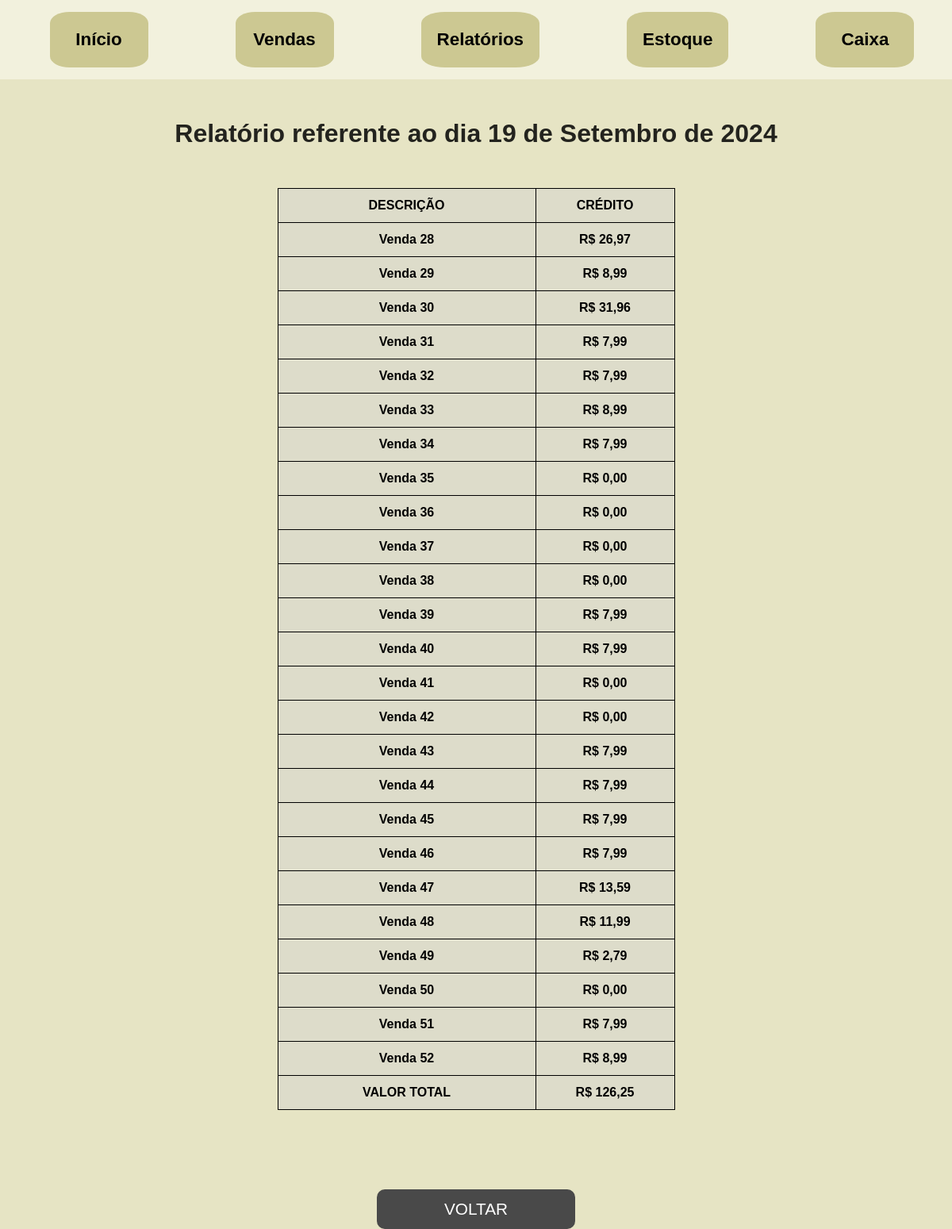
Page /relatoriovendas/6 on the earlier database version.
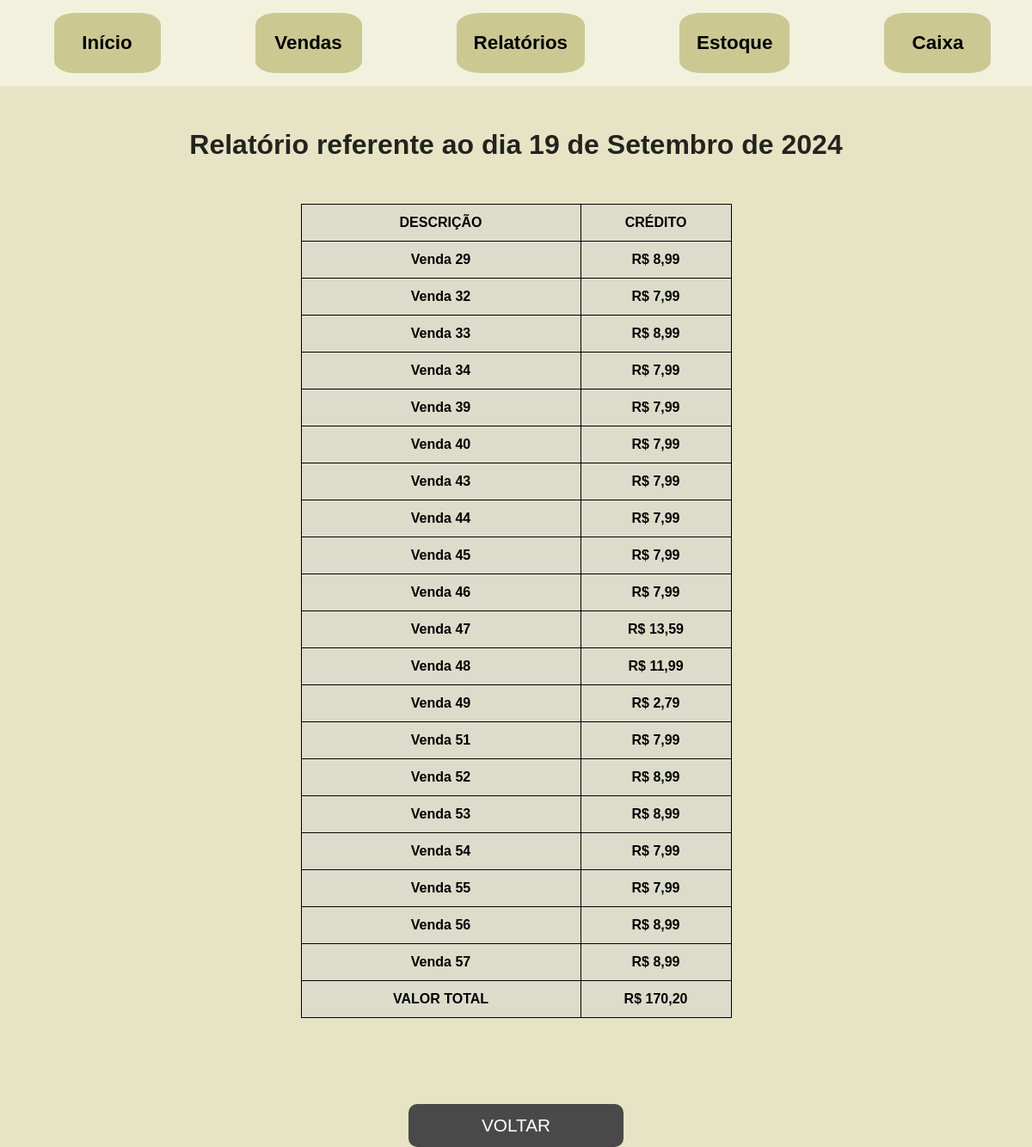
Same page on the later database version.
### sistema/models.py (models this page shows, shortened)
class Venda(models.Model):
    relatorio = models.ForeignKey("RelatorioVendas", related_name="vendas", on_delete=models.CASCADE, blank=True, null=True)
    produtos = models.ManyToManyField(Produto, through="ItensVenda")
    valor = models.DecimalField(max_digits=10, decimal_places=2)
    data = models.DateTimeField(default=timezone.now)
    def __str__(self):
        return f"Venda {self.pk}"

class RelatorioVendas(models.Model):
    data = models.DateTimeField(default=timezone.now)
    valorfinal = models.DecimalField(max_digits=10, decimal_places=2, null=True, blank=True)

### sistema/views.py (the view)
# urls.py: path('relatoriovendas/<int:pk>', RelatorioDeVendas.as_view(), name="relatorio_vendas"),
class RelatorioDeVendas(DetailView):
    template_name = "relatorioVendas.html"
    model = RelatorioVendas
    def get_context_data(self, **kwargs):
        context = super().get_context_data(**kwargs)
        relatorio = self.get_object()
        date = relatorio.data.date()
        context['data'] = date
        return context

### sistema/templates/relatorioVendas.html (shortened to what this page needs)
{% extends 'base.html' %}
{% load static %}
{% block content %}
<div>
    <div style="height: 50px;">
    </div>
    <h1 class="title-report-store-cashier">Relatório referente ao dia {{ data }}</h1>
    <table>
        <tr>
            <th style="width: 300px;">DESCRIÇÃO <th style="width: 150px;">CRÉDITO
        </tr>
        {% for venda in object.vendas.all %}
        <tr>
            <th>{{ venda }} <th>R$ {{ venda.valor|floatformat:"2" }}
        </tr>
        {% endfor %}
        <tr>
            <th>VALOR TOTAL <th>R$ {{ object.valorfinal|floatformat:"2" }}
        </tr>
    </table>
    <div class="div-botao-voltar">
        <a href="{% url 'sistema:relatorios' %}">
        <button class="btn-voltar">
            VOLTAR
        </button>
    </a>
    </div>
</div>
{% endblock %}

Differences in the rows shown:
removed Venda: id "Venda 28", valor "26,97"
removed Venda: id "Venda 30", valor "31,96"
removed Venda: id "Venda 31", valor "7,99"
removed Venda: id "Venda 35", valor "0,00"
removed Venda: id "Venda 36", valor "0,00"
removed Venda: id "Venda 37", valor "0,00"
removed Venda: id "Venda 38", valor "0,00"
removed Venda: id "Venda 41", valor "0,00"
removed Venda: id "Venda 42", valor "0,00"
removed Venda: id "Venda 50", valor "0,00"
added Venda: id "Venda 53", valor "8,99"
added Venda: id "Venda 54", valor "7,99"
added Venda: id "Venda 55", valor "7,99"
added Venda: id "Venda 56", valor "8,99"
added Venda: id "Venda 57", valor "8,99"
changed RelatorioVendas: valorfinal "126,25" → "170,20"
